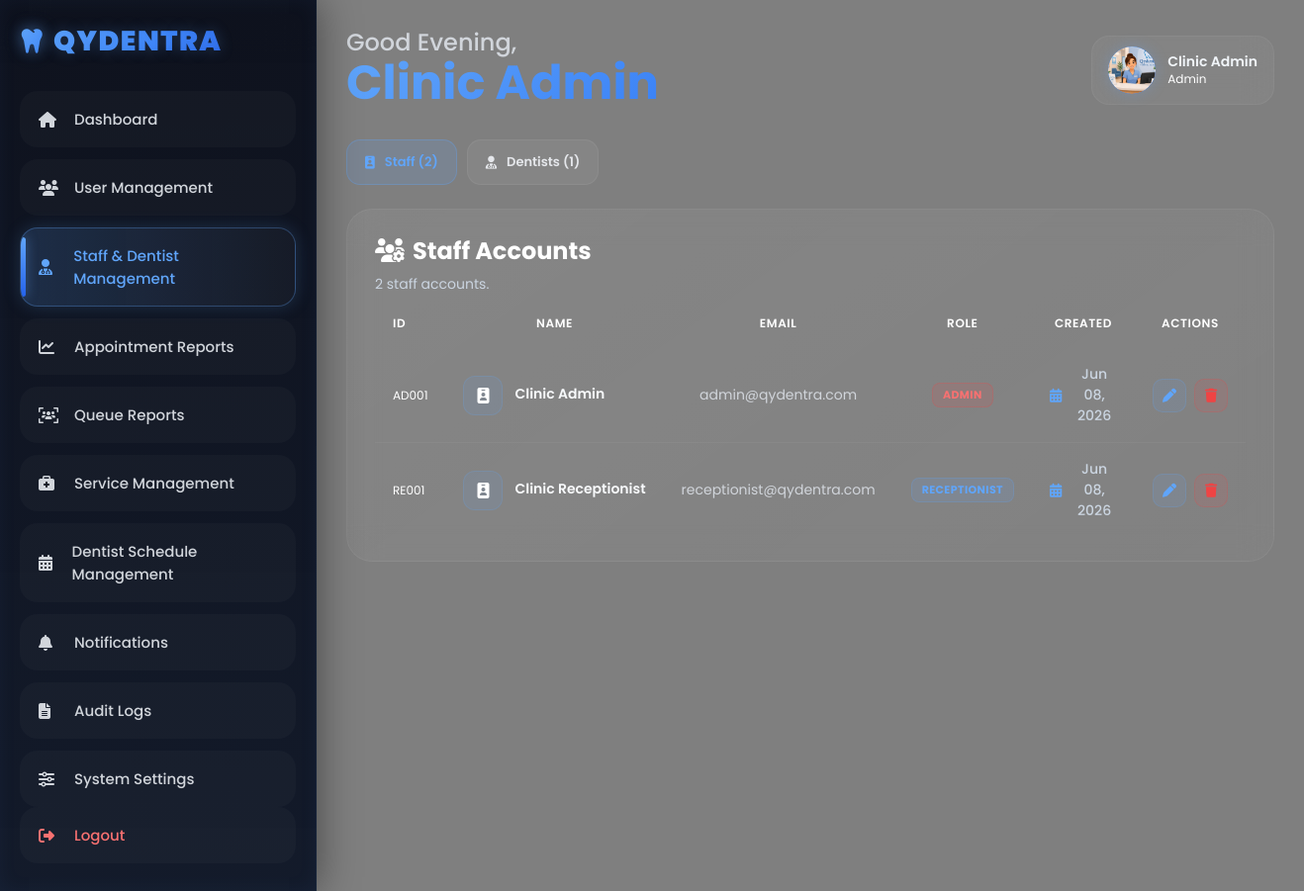
Screenshot of /admin/staff_dentist_management.php (signed in) with the database file from the repository.
### tables this page shows
CREATE TABLE `staffs` (
  `staff_id` varchar(10) NOT NULL,
  `full_name` varchar(100) NOT NULL,
  `email` varchar(100) NOT NULL,
  `password` varchar(255) NOT NULL,
  `role` varchar(50) NOT NULL,
  `profile_photo` text DEFAULT NULL,
  `status` enum('active','inactive') NOT NULL DEFAULT 'active',
  `resigned_at` datetime DEFAULT NULL,
  `resignation_note` varchar(255) DEFAULT NULL,
  `created_at` timestamp NOT NULL DEFAULT current_timestamp(),
  PRIMARY KEY (`staff_id`),
  UNIQUE KEY `email` (`email`)
);

### admin/staff_dentist_management.php (the view, shortened to what this page needs)
<?php
require_once("../includes/admin_helpers.php");
$activeTab = $_GET['tab'] ?? 'staff';
$staffList     = mysqli_query($conn, "SELECT * FROM staffs ORDER BY created_at DESC");
$dentistList   = mysqli_query($conn, "SELECT * FROM dentists ORDER BY status ASC, created_at DESC");
$totalStaff    = mysqli_num_rows($staffList);
$totalDentists = mysqli_num_rows($dentistList);
mysqli_data_seek($staffList, 0);
?>
<?php include("../includes/admin_header.php"); ?>
<body>
<?php include("../includes/admin_sidebar.php"); ?>
<div class="main">
<?php include("../includes/admin_topbar.php"); ?>
<div style="display:flex; gap:10px; margin-bottom:24px; flex-wrap:wrap;">
    <a href="?tab=staff" class="table-btn <?php echo $activeTab === 'staff' ? 'active' : ''; ?>" style="<?php echo $activeTab === 'staff' ? 'background:rgba(96,165,250,0.14); border-color:rgba(96,165,250,0.30); color:#60a5fa;' : ''; ?>">
        <i class="fa-solid fa-id-badge"></i> Staff (<?php echo $totalStaff; ?>)
    </a>
    <a href="?tab=dentists" class="table-btn <?php echo $activeTab === 'dentists' ? 'active' : ''; ?>" style="<?php echo $activeTab === 'dentists' ? 'background:rgba(59,130,246,0.10); border-color:rgba(59,130,246,0.30); color:#60A5FA;' : ''; ?>">
        <i class="fa-solid fa-user-doctor"></i> Dentists (<?php echo $totalDentists; ?>)
    </a>
</div>
<?php if ($activeTab === 'staff'): ?>
<div class="table-container hover-glow">
    <div class="table-header">
        <div><h2><i class="fa-solid fa-users-gear" style="color:#ffffff; margin-right:8px;"></i>Staff Accounts</h2><p><?php echo $totalStaff; ?> staff account<?php echo $totalStaff != 1 ? 's' : ''; ?>.</p></div>
    </div>
    <table>
        <thead>
            <tr><th>ID</th><th>Name</th><th>Email</th><th>Role</th><th>Created</th><th>Actions</th></tr>
        </thead>
        <tbody>
            <?php if ($totalStaff > 0): ?>
                <?php while ($s = mysqli_fetch_assoc($staffList)): ?>
                <tr>
                    <td style="color:#ffffff; font-size:12px;"><?php echo htmlspecialchars($s['staff_id']); ?></td>
                    <td>
                        <div class="service-info">
                            <div class="service-icon" style="background:rgba(96,165,250,0.10); color:#ffffff; border:1px solid rgba(96,165,250,0.18);">
                                <i class="fa-solid fa-id-badge"></i>
                            </div>
                            <div><h4><?php echo htmlspecialchars($s['full_name']); ?></h4></div>
                        </div>
                    </td>
                    <td><?php echo htmlspecialchars($s['email']); ?></td>
                    <td>
                        <span class="role-badge <?php echo $s['role']; ?>">
                            <?php echo ucfirst($s['role']); ?>
                        </span>
                    </td>
                    <td><div class="table-date"><i class="fa-solid fa-calendar-days"></i><?php echo date('M d, Y', strtotime($s['created_at'])); ?></div></td>
                    <td>
                        <div class="action-group">
                            <a href="?tab=staff&edit_staff=<?php echo urlencode($s['staff_id']); ?>" class="action-btn-sm edit" title="Edit"><i class="fa-solid fa-pen"></i></a>
                            <form method="POST" style="display:inline;" onsubmit="return confirm('Delete this staff account?');">
                                <button type="submit" class="action-btn-sm cancel-sm" title="Delete"><i class="fa-solid fa-trash"></i></button>
                            </form>
                        </div>
                    </td>
                </tr>
                <?php endwhile; ?>
            <?php else: ?>
                <tr><td colspan="6" style="text-align:center; padding:30px; color:#9ca3af;">No staff accounts found.</td></tr>
            <?php endif; ?>
        </tbody>
    </table>
</div>
<?php endif; ?>
</div>
</body>
</html>

### assets/css/dashboard.css (style rules this page uses)
* { margin:0; padding:0; box-sizing:border-box; font-family:'Poppins',sans-serif; }
body { background: linear-gradient(rgba(0, 0, 0, 0.5), rgba(0, 0, 0, 0.5)), url('../img/clinic_backgroun.png'); background-size:cover; background-position:center; background-attachment:fixed; min-height:100vh; display:flex; color:white; overflow-x:hidden; }
.main { margin-left:320px; padding:30px; width:100%; }
.table-container { padding:24px 34px; border-radius:30px; background: linear-gradient( 145deg, rgba(255,255,255,0.05), rgba(255,255,255,0.025) ); border:1px solid rgba(255,255,255,0.05); backdrop-filter:blur(16px); margin-top:0px; width:100%; overflow-x:auto; overflow-y:visible; max-width:100%; }
.table-container table { min-width: 100%; white-space: normal; }
.table-header { display:flex; justify-content:space-between; align-items:center; margin-bottom:20px; }
.table-header div { display:flex; flex-direction:column; gap:6px; }
.table-header h2 { font-size:24px; font-weight:700; margin:0; }
.table-header p { font-size:14px; color:#ffffff; line-height:1.5; margin:0; }
.table-btn { display:inline-flex; align-items:center; justify-content:center; gap:10px; padding:12px 18px; border-radius:14px; background:rgba(255,255,255,0.05); border:1px solid rgba(255,255,255,0.06); color:#e5e7eb; font-size:13px; font-weight:600; cursor:pointer; text-decoration:none; white-space:nowrap; transition:0.3s ease; }
.table-btn i { font-size:13px; color:inherit; }
table { width:100%; border-collapse:separate; border-spacing:0; table-layout:auto; }
table th, table td { width:auto; }
table th { padding:0 20px 18px; font-size:12px; font-weight:600; letter-spacing:0.6px; text-transform:uppercase; color:#ffffff; vertical-align:middle; }
table td { padding:24px 20px; font-size:14px; vertical-align:middle; border-top:1px solid rgba(255,255,255,0.05); }
table th:nth-child(1) { text-align:center; }
table td:nth-child(1) { text-align:left; }
table th:nth-child(2), table td:nth-child(2), table th:nth-child(3), table td:nth-child(3), table th:nth-child(4), table td:nth-child(4), table th:nth-child(5), table td:nth-child(5) { text-align:center; }
table tr { transition:0.3s ease; }
.service-info { display:flex; align-items:center; gap:16px; justify-content:flex-start; }
.service-icon { width:54px; height:54px; border-radius:18px; display:flex; justify-content:center; align-items:center; font-size:18px; flex-shrink:0; }
.service-info h4 { font-size:15px; font-weight:600; margin-bottom:4px; color:#f8fafc; }
.table-date { display:flex; align-items:center; justify-content:center; gap:10px; color:#d1d5db; font-weight:500; }
.table-date i { color:#60A5FA; font-size:14px; }
.role-badge { display:inline-flex; align-items:center; padding:7px 16px; border-radius:999px; font-size:12px; font-weight:600; background:rgba(59,130,246,0.12); border:1px solid rgba(96,165,250,0.2); color:#60A5FA; }
table th:last-child, table td:last-child { text-align:center; vertical-align:middle; }

### assets/css/style.css (style rules this page uses)
html { scroll-behavior:smooth; }

### assets/css/admin.css (style rules this page uses)
.role-badge { display: inline-flex; align-items: center; gap: 5px; padding: 3px 10px; border-radius: 8px; font-size: 11px; font-weight: 700; letter-spacing: 0.4px; text-transform: uppercase; }
.role-badge.admin { background: rgba(239,68,68,0.12); border: 1px solid rgba(239,68,68,0.22); color: #f87171; }
.role-badge.receptionist { background: rgba(96,165,250,0.12); border: 1px solid rgba(96,165,250,0.22); color: #60a5fa; }
.table-container { padding: 24px 28px; border-radius: 26px; background: linear-gradient(145deg, rgba(255,255,255,0.05), rgba(255,255,255,0.025)); border: 1px solid rgba(255,255,255,0.06); backdrop-filter: blur(16px); margin-bottom: 24px; width: 100%; overflow: hidden; }
.table-container table td { padding: 14px 20px; font-size: 14px; color: #d1d5db; border-top: 1px solid rgba(255,255,255,0.04); vertical-align: middle; }
.table-container table tr:first-child td { border-top: none; }

### rows the page displays
staffs: staff_id "AD001", full_name "Clinic Admin", email "admin@qydentra.com", role "ADMIN", created_at "Jun 08, 2026"
staffs: staff_id "RE001", full_name "Clinic Receptionist", email "receptionist@qydentra.com", role "RECEPTIONIST", created_at "Jun 08, 2026"

### other values shown
$greeting "Good Evening"
$name "Clinic Admin"
$totalStaff "2"
$totalDentists "1"
